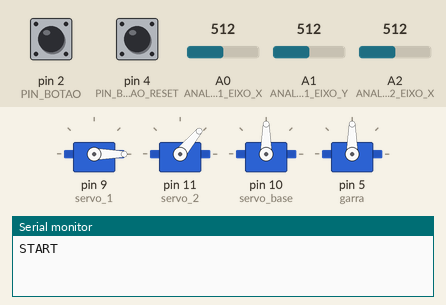
This sketch was run on a simulated Arduino Uno, built with avr-gcc and run on an emulated ATmega328P. Parts: 4 × servo, the last lines printed to the serial monitor. Inputs (shaded band) come from the test bench; at power-on: A1 (ANALOG_1_EIXO_Y) = 512, A2 (ANALOG_2_EIXO_X) = 512, pin 2 (PIN_BOTAO) HIGH, pin 4 (PIN_BOTAO_RESET) HIGH, A0 (ANALOG_1_EIXO_X) = 512.

Above: at 1.2 s.
1.3 s: A1 (ANALOG_1_EIXO_Y) set to 0
At 2.2 s:
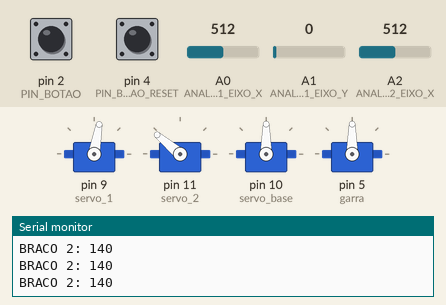
3.2 s: A2 (ANALOG_2_EIXO_X) set to 1010
6.2 s: A2 (ANALOG_2_EIXO_X) set to 1023
At 6.72 s:
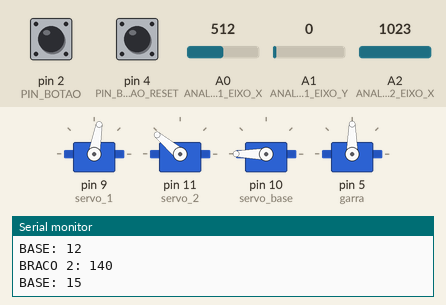
9.2 s: pin 2 (PIN_BOTAO) pulled LOW for 1 s
At 10.9 s:
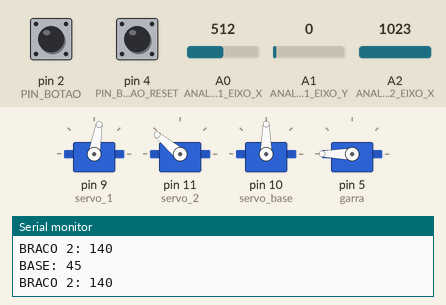
11.7 s: pin 4 (PIN_BOTAO_RESET) pulled LOW for 0.15 s
At 11.89 s:
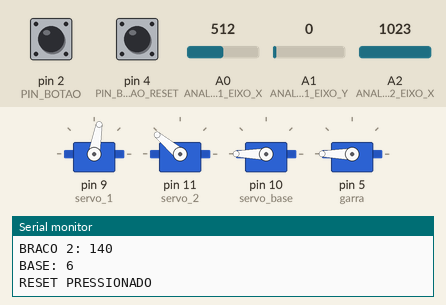
14.7 s: A1 (ANALOG_1_EIXO_Y) set to 1010
16.2 s: A1 (ANALOG_1_EIXO_Y) set to 1023
At 18.2 s:
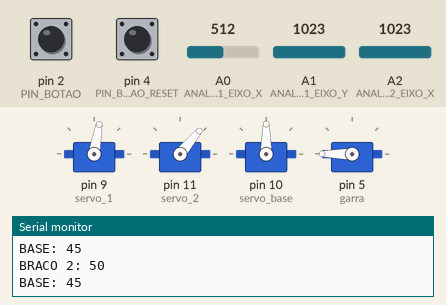
Timing chart, 0 to 19.3 s (numbered marks = the images above; inputs shaded):
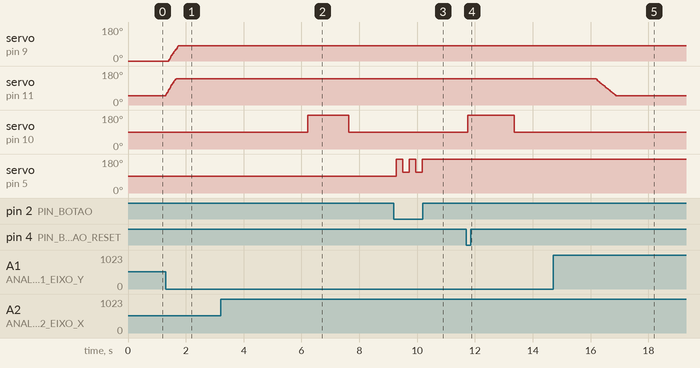

Measured:
- the behaviour switches between 1022 and 1023 on A2 (ANALOG_2_EIXO_X) (found by bisection; images 1 and 2)
- the behaviour switches between 1022 and 1023 on A1 (ANALOG_1_EIXO_Y) (found by bisection; images 4 and 5)
- after the input at 1.3 s, servo on pin 9 (servo_1): moves from 0° to 80° over 0.33 s, starting after 0.11 s; servo on pin 11 (servo_2): moves from 50° to 140° over 0.37 s, starting at once
- after the input at 6.2 s, servo on pin 10 (servo_base): 90° → 180° at once, → 90° 1.4 s later
- after the input at 9.2 s, servo on pin 5 (garra): alternates 180° for 0.22 s and 110° for 0.22 s, 5 changes in all, then stays 180°, starting after 0.08 s
- after the input at 11.7 s, servo on pin 10 (servo_base): 90° → 180° after 0.05 s, → 90° 1.6 s later
- after the input at 16.2 s, servo on pin 11 (servo_2): moves from 140° to 50° over 0.66 s, starting at once

The sketch:

controleRobo.ino
```cpp
#include <Servo.h>

// OBJETOS
Servo servo_1;
Servo servo_2;
Servo servo_base;
Servo garra;

// PINOS
const int ANALOG_1_EIXO_X = A0;
const int ANALOG_1_EIXO_Y = A1;
const int ANALOG_2_EIXO_X = A2;
const int PIN_BOTAO = 2;
const int PIN_BOTAO_RESET = 4;

// VARIÁVEIS SERVOS BRAÇOS E BASE
const int PASSO_SERVO = 3;
int val_servo_1 = 0;
int val_servo_2 = 50;
int val_servo_base = 90;
int servo_base_ref = 0;

// VARIÁVEIS SERVO GARRA
bool garra_acionada = false;

// DELAYs
unsigned long delay1 = 0;
unsigned long delay2 = 0;

void setup() {
  pinMode(PIN_BOTAO, INPUT_PULLUP);
  pinMode(PIN_BOTAO_RESET, INPUT_PULLUP);

  servo_1.attach(9);
  servo_2.attach(11);
  servo_base.attach(10);
  garra.attach(5);

  Serial.begin(9600);
  Serial.println("START");
}

void loop() {

  // DELAY DE 10 MS
  if ((millis() - delay1) > 10) {

    // MOVIMENTO DO BRAÇO 1
    int analogicoX = analogRead(ANALOG_1_EIXO_X);
    switch (analogicoX) {
      case 0:
        val_servo_1 += PASSO_SERVO;
        if (val_servo_1 > 80) {
          val_servo_1 = 80;
        }

        Serial.print("BRACO 1: ");
        Serial.println(val_servo_1);
        break;
      case 1023:
        val_servo_1 -= PASSO_SERVO;
        if (val_servo_1 < 0) {
          val_servo_1 = 0;
        }

        // MOVIMENTA O BRAÇO 2 JUNTO PARA NÃO TRAVAR - FIM DE CURSO
        if (val_servo_1 <= 50) {
          val_servo_2 -= PASSO_SERVO;
          if (val_servo_2 < 50) {
            val_servo_2 = 50;
          }
        }

        Serial.print("BRACO 1: ");
        Serial.println(val_servo_1);
        break;
    }

    // MOVIMENTO DO BRAÇO 2
    int analogicoX_2 = analogRead(ANALOG_1_EIXO_Y);
    switch (analogicoX_2) {
      case 0:
        val_servo_2 += PASSO_SERVO;
        if (val_servo_2 > 140) {
          val_servo_2 = 140;
        }

        // MOVIMENTA O BRAÇO 1 JUNTO PARA NÃO TRAVAR - FIM DE CURSO
        if (val_servo_2 >= 80) {
          val_servo_1 += PASSO_SERVO;
          if (val_servo_1 > 80) {
            val_servo_1 = 80;
          }
        }

        Serial.print("BRACO 2: ");
        Serial.println(val_servo_2);
        break;
      case 1023:
        val_servo_2 -= PASSO_SERVO;
        if (val_servo_2 < 50) {
          val_servo_2 = 50;
        }

        Serial.print("BRACO 2: ");
        Serial.println(val_servo_2);
        break;
    }

    // MOVIMENTO DA BASE
    int analogicoY = analogRead(ANALOG_2_EIXO_X);
    switch (analogicoY) {
      case 0:
        servo_base_ref -= PASSO_SERVO;
        if (servo_base_ref < 0) {
          servo_base_ref = 0;
        }

        Serial.print("BASE: ");
        Serial.println(servo_base_ref);

        if (servo_base_ref > 0) {
          val_servo_base = 0;  // Move para esquerda
        }
        break;
      case 1023:
        servo_base_ref += PASSO_SERVO;
        if (servo_base_ref > 45) {
          servo_base_ref = 45;
        }

        Serial.print("BASE: ");
        Serial.println(servo_base_ref);

        if (servo_base_ref < 45) {
          val_servo_base = 180;  // Move para direita
        }
        break;
    }

    delay1 = millis();
  }

  // DELAY DE 100 MS
  if ((millis() - delay2) > 100) {

    // CONTROLE DA GARRA
    if (digitalRead(PIN_BOTAO) == LOW) {

      if (!garra_acionada) {
        Serial.println("GARRA ABERTA");
        garra.write(180);
        garra_acionada = true;
        delay(100);
      } else {
        Serial.println("GARRA FECHADA");
        garra.write(110);
        garra_acionada = false;
        delay(100);
      }
    }

    // RESET BASE
    if (digitalRead(PIN_BOTAO_RESET) == LOW) {
      Serial.println("RESET PRESSIONADO");

      servo_base_ref = 0;
    }

    delay2 = millis();
  }

  servo_1.write(val_servo_1);
  servo_2.write(val_servo_2);

  // NECESSÁRIO PARA O CONTROLE DO SERVO MG996
  if (val_servo_base != 90) {
    servo_base.write(val_servo_base);  // Move
    delay(100);
    val_servo_base = 90;
    servo_base.write(val_servo_base);  // Para
  }
}
```
